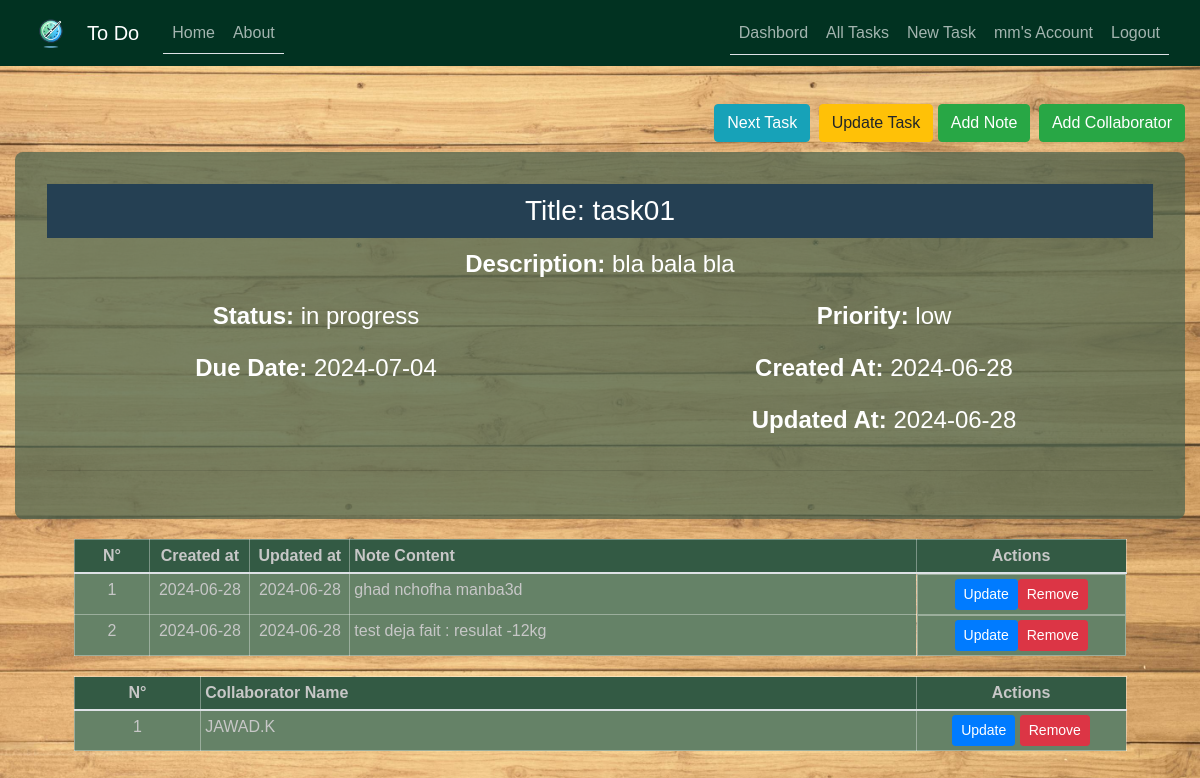
Page /task/8 (signed in) on the committed database.
### To_Do/models.py (models this page shows, shortened)
class User(db.Model, UserMixin):
    id = db.Column(db.Integer, primary_key=True)
    username = db.Column(db.String(50), unique=True, nullable=False)
    email = db.Column(db.String(100), unique=True, nullable=False)
    password = db.Column(db.String(255), nullable=False)
    date_joined = db.Column(db.DateTime, default=datetime.now)
    last_login = db.Column(db.DateTime, default=datetime.now)
    tasks = db.relationship("Task", backref="user", lazy=True)
    task_collaborators = db.relationship("TaskCollaborator", backref="user", lazy=True)

class Task(db.Model):
    id = db.Column(db.Integer, primary_key=True)
    user_id = db.Column(db.Integer, db.ForeignKey("user.id"), nullable=False)
    title = db.Column(db.String(255), nullable=False)
    description = db.Column(db.Text)
    status = db.Column(
        db.Enum("in progress", "completed", "pending"), default="in progress"
    )
    priority = db.Column(db.Enum("low", "medium", "high"), default="medium")
    due_date = db.Column(db.DateTime, default=datetime.utcnow)
    created_at = db.Column(db.DateTime, default=datetime.utcnow)
    updated_at = db.Column(
        db.DateTime, default=datetime.utcnow, onupdate=datetime.utcnow
    )
    notes = db.relationship(
        "Note", backref="task", lazy=True, cascade="all, delete-orphan"
    )
    task_collaborators = db.relationship(
        "TaskCollaborator", backref="task", lazy=True, cascade="all, delete-orphan"
    )

class Note(db.Model):
    id = db.Column(db.Integer, primary_key=True)
    task_id = db.Column(db.Integer, db.ForeignKey("task.id"), nullable=False)
    content = db.Column(db.Text, nullable=False)
    created_at = db.Column(db.DateTime, default=datetime.utcnow)
    updated_at = db.Column(
        db.DateTime, default=datetime.utcnow, onupdate=datetime.utcnow
    )

class TaskCollaborator(db.Model):
    id = db.Column(db.Integer, primary_key=True)
    task_id = db.Column(db.Integer, db.ForeignKey("task.id"), nullable=False)
    user_id = db.Column(db.Integer, db.ForeignKey("user.id"), nullable=False)

### To_Do/tasks/routes.py (the view)
@tasks.route("/task/<int:task_id>")
def task(task_id):
    if not current_user.is_authenticated:
        flash("You need to be logged in to access this page.", "warning")
        return redirect(url_for("users.login"))
    task = Task.query.get_or_404(task_id)
    previous_task = (
        Task.query.filter(Task.id < task_id, Task.user_id == current_user.id)
        .order_by(Task.id.desc())
        .first()
    )
    next_task = (
        Task.query.filter(Task.id > task_id, Task.user_id == current_user.id)
        .order_by(Task.id.asc())
        .first()
    )
    return render_template(
        "task.html",
        title=task.title,
        task=task,
        previous_task=previous_task,
        next_task=next_task,
    )

### To_Do/models.py (called while the page is built)
@login_manager.user_loader
def load_user(user_id):
    return User.query.get(int(user_id))

### To_Do/templates/task.html (shortened to what this page needs)
{% extends "base.html" %}
{% import 'macros_note.html' as macros %}
{% block content %}
<div class="float-right mt-4">
    {% if next_task %}
    <a href="{{ url_for('tasks.task', task_id=next_task.id) }}" class="btn btn-info btn-2g mr-1">
         Next Task
    </a>
    {% endif %}
    <a href="{{ url_for('tasks.update_task', task_id=task.id) }}" class="btn btn-warning btn-2g">Update Task</a>
    <a href="{{ url_for('tasks.new_note', task_id=task.id) }}" class="btn btn-success btn-2g mr-1">
         Add Note
    </a>
    <a href="{{ url_for('tasks.new_collaborator', task_id=task.id) }}" class="btn btn-success btn-2g">
         Add Collaborator
    </a>
</div>
<br>
<br>
<div class="content-section mt-4">
    <h3 style="background-color: #254053; color: #ffffff; padding: 10px;">Title: {{ task.title }}</h3>
    <div class="row">
        <div class="col-md-12">
            <p><strong>Description:</strong> {{ task.description }}</p>
        </div>
    </div>
    <div class="row">
        <div class="col-md-6">
            <p><strong>Status:</strong> {{ task.status }}</p>
        </div>
        <div class="col-md-6">
            <p><strong>Priority:</strong> {{ task.priority }}</p>
        </div>
    </div>
    <div class="row">
        <div class="col-md-6">
            <p><strong>Due Date:</strong> {{ task.due_date.strftime('%Y-%m-%d') }}</p>
        </div>
        <div class="col-md-6">
            <p><strong>Created At:</strong> {{ task.created_at.strftime('%Y-%m-%d') }}</p>
        </div>
    </div>
    <div class="row">
        <div class="col-md-6">
        </div>
        <div class="col-md-6">
            <p><strong>Updated At:</strong> {{ task.updated_at.strftime('%Y-%m-%d') }}</p>
        </div>
    </div>
    <hr>
</div>
<table class="table">
    <thead>
        <tr>
            <th scope="col" class="text-center">N°</th>
            <th scope="col" class="text-center">Created at</th>
            <th scope="col" class="text-center">Updated at</th>
            <th scope="col">Note Content</th>
            <th scope="col" class="text-center actions-column">Actions</th>
        </tr>
    </thead>
    <tbody>
        {% for note in task.notes %}
        <tr>
            <td class="text-center">{{ loop.index }}</td>
            <td class="text-center" style="width:100px;">{{ note.created_at.strftime('%Y-%m-%d') }}</td>
            <td class="text-center" style="width:100px;">{{ note.updated_at.strftime('%Y-%m-%d') }}</td>
            <td>{{ note.content }}</td>
            <td class="text-center d-flex  justify-content-center">
                <a href="{{ url_for('tasks.update_note', note_id=note.id) }}" class="btn btn-primary btn-sm">Update</a>
                <button type="button" class="btn btn-danger btn-sm" data-toggle="modal" data-target="#deleteModal{{ note.id }}">
                    Remove
                </button>
            </td>
        </tr>
        {% endfor %}
    </tbody>
</table>
<table class="table">
    <thead>
        <tr>
            <th scope="col" class="text-center">N°</th>
            <th scope="col">Collaborator Name</th>
            <th scope="col" class="text-center actions-column">Actions</th>
        </tr>
    </thead>
    <tbody>
        {% for collaborator in task.task_collaborators %}
        <tr>
            <td class="text-center">{{ loop.index }}</td>
            <td>{{ collaborator.user.username }}</td>
            <td class="text-center">
                <a href="#" class="btn btn-primary btn-sm">Update</a>
                <a href="#" class="btn btn-danger btn-sm">Remove</a>
            </td>
        </tr>
        {% endfor %}
    </tbody>
</table>
{% endblock content %}

### To_Do/templates/base.html (shortened to what this page needs)
<!DOCTYPE html>
<html>
<head>
    <link rel="stylesheet" href="https://maxcdn.bootstrapcdn.com/bootstrap/4.0.0/css/bootstrap.min.css">
    <link rel="stylesheet" type="text/css" href="{{ url_for('static', filename='/css/main.css') }}">
</head>
<body>
    <header class="site-header">
      <nav class="navbar navbar-expand-md navbar-dark bg-steel fixed-top">
        <div class="container">
        <a class="navbar-brand" href="/">
          <img src="{{ url_for('static', filename='logo.png') }}" alt="Logo" style="width:40px;">
        </a>
          <a class="navbar-brand mr-4" href="/">To Do</a>
          <div class="collapse navbar-collapse" id="navbarToggle">
            <div class="nav nav-tabs mr-auto navbar-nav">
              <a class="nav-item nav-link" href="/">Home</a>
              <a class="nav-item nav-link" href="/about">About</a>
            </div>
            <div class="nav nav-tabs">
              <div class="navbar-nav">
                {% if current_user.is_authenticated %}
                <a class="nav-link" href="/dashbord">Dashbord</a>
                  <a class="nav-link" href="{{ url_for('tasks.all_tasks') }}"> All Tasks </a>
                  <a class="nav-link" href="{{ url_for('tasks.new_task') }}">New Task</a>
                  <a class="nav-link" href="/account">{{ current_user.username }}'s Account</a>
                  <a class="nav-link" href="logout">Logout</a>
                {% else %}
                  <a class="nav-item nav-link" href="{{ url_for('users.login') }}">Login</a>
                  <a class="nav-item nav-link" href="{{ url_for('users.sign_up') }}">Sign Up</a>
                {% endif %}
              </div>
            </div>
          </div>
        </div>
      </nav>
    </header>
    <main role="main" class="container">
      <div class="row">
        <div class="col-md-12">
          {% block content %}{% endblock %}
        </div>
      </div>
    </main>
  </body>
</html>

### To_Do/static/css/main.css (style rules this page uses)
* { box-sizing: border-box; }
body { width: 100%; height: 100vh; font-family: Arial, sans-serif; background-image: url('../background.jpg'); background-position: center; background-size:cover; background-attachment:scroll; position: relative; margin-top: 5rem; color: #000000; }
.bg-steel { background-color: #013221; color: #000000; }
.table { width: 90%; margin: 20px auto; }
.table th, .table td { border: 1px solid #ffffff59; padding: 4px; text-align: left; }
.table th { background-color: #335A44; color: #c7c7c7; }
.table td { background: #658267; color: #c7c7c7; }
.container { width: 100%; max-width: 1400px; text-align: center; margin: 0 auto; border-radius: 40%; }
.content-section { background: #4c634ebc; padding: 2rem; border-radius: 8px; margin-top: 20px; color: #fff; font-size: 1.5rem; }
.site-header .navbar-nav .nav-link { color: #fdfeffa4; }
.actions-column { width: 210px; }
a { color: #f3f3f3; text-decoration: none; }

### rows in the picture
User: username "mm"
Task: title "task01", description "bla bala bla", status "in progress", priority "low", due_date "2024-07-04", created_at "2024-06-28", updated_at "2024-06-28"
Note: created_at "2024-06-28", updated_at "2024-06-28", content "ghad nchofha manba3d"
Note: created_at "2024-06-28", updated_at "2024-06-28", content "test deja fait : resulat -12kg"
TaskCollaborator: user.username "JAWAD.K"
